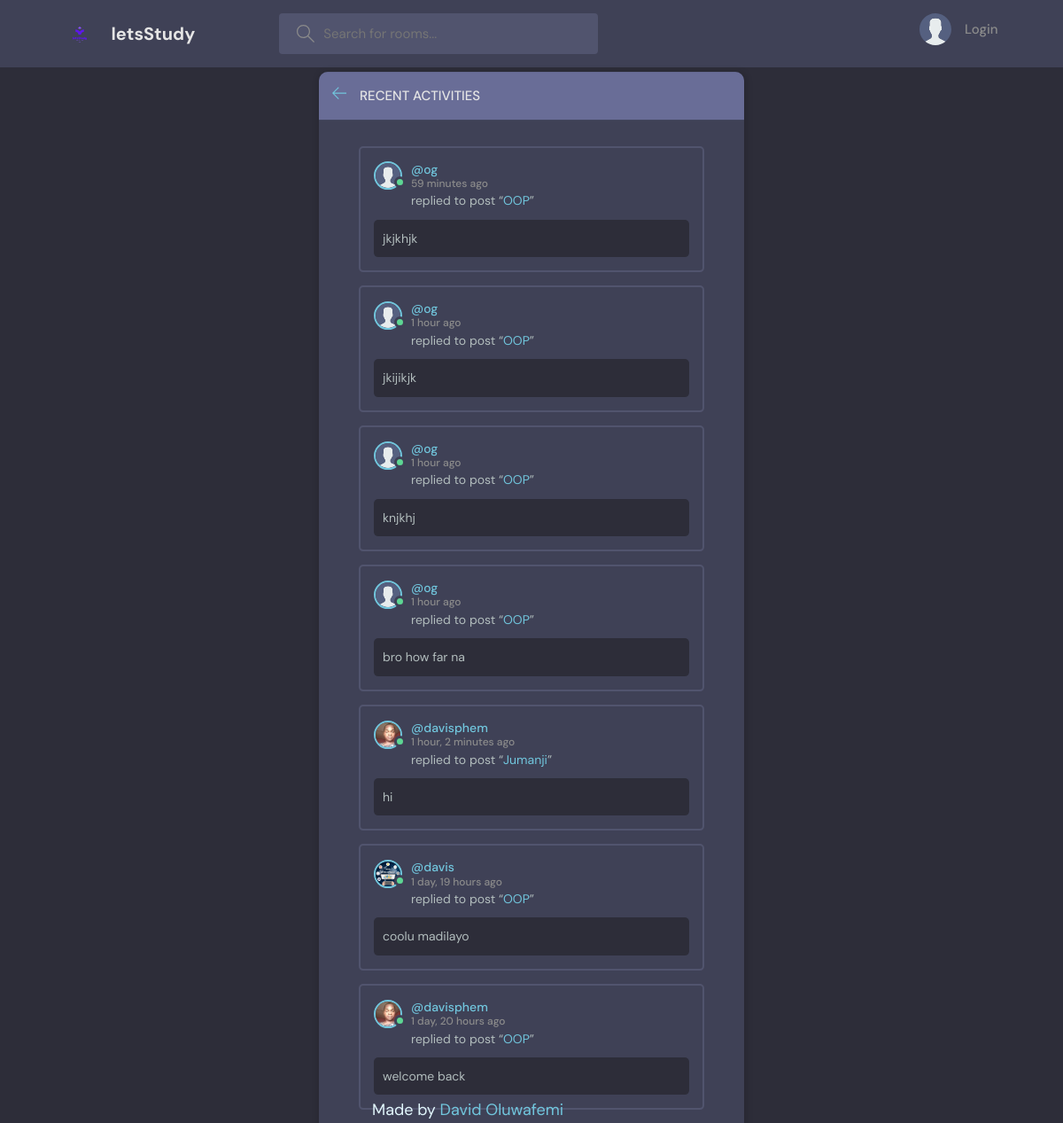
The page /activities on the database as committed earlier.
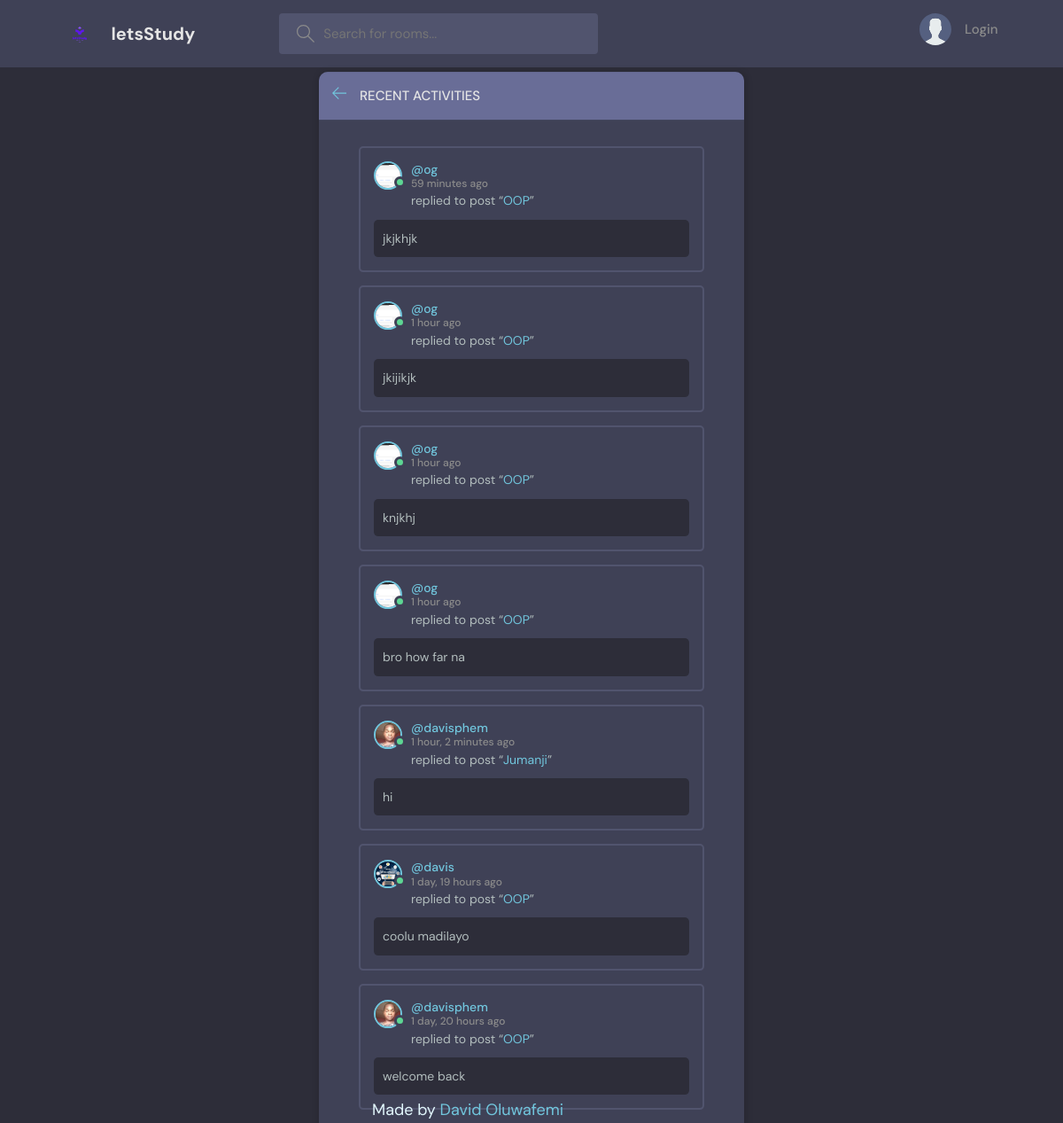
The same page on the database as committed later.
### main/models.py (models this page shows, shortened)
class Message(models.Model):
    user = models.ForeignKey(User, on_delete=models.CASCADE)
    room = models.ForeignKey(Room, on_delete=models.CASCADE)
    body = models.TextField()
    updated = models.DateTimeField(auto_now=True)  # saves everytime
    created = models.DateTimeField(auto_now_add=True)  # once on creation
    class Meta:
        ordering = ["-updated", "-created"]
    def __str__(self):
        elipsis = ""
        if len(self.body) > 50:
            elipsis = "..."
        return f"{self.body[:50]}{elipsis}"

class User(AbstractUser):
    name = models.CharField(max_length=200, null=True)
    email = models.EmailField(unique=True, null=True)
    bio = models.TextField(null=True)
    avatar = models.ImageField(null=True, default="avatar.svg")
    USERNAME_FIELD = "email"
    REQUIRED_FIELDS = []
    def __str__(self):
        return self.username

class Room(models.Model):
    host = models.ForeignKey(User, on_delete=models.SET_NULL, null=True)
    topic = models.ForeignKey("Topic", on_delete=models.SET_NULL, null=True)
    name = models.CharField(max_length=200)
    description = models.TextField(null=True, blank=True)
    participants = models.ManyToManyField(User, related_name="participants", blank=True)
    updated = models.DateTimeField(auto_now=True)  # saves everytime
    created = models.DateTimeField(auto_now_add=True)  # once on creation
    class Meta:
        ordering = ["-updated", "-created"]

### main/views.py (the view)
# urls.py: path("activities", views.activities_page, name="activities"),
def activities_page(request):
    chats = Message.objects.all()
    context = {"chats": chats}
    return render(request, "main/activities.html", context)

### main/templates/main/activities.html (shortened to what this page needs)
{% extends 'base.html' %} {% block content %}
<main class="layout">
  <div class="container">
    <div class="layout__box">
      <div class="layout__boxHeader">
        <div class="layout__boxTitle">
          <a href="{{ request.META.HTTP_REFERER }}">
            <svg
              version="1.1"
              xmlns="http://www.w3.org/2000/svg"
              width="32"
              height="32"
              viewBox="0 0 32 32"
            >
              <title>arrow-left</title>
              <path
                d="M13.723 2.286l-13.723 13.714 13.719 13.714 1.616-1.611-10.96-10.96h27.625v-2.286h-27.625l10.965-10.965-1.616-1.607z"
              ></path>
            </svg>
          </a>
          <h3>Recent Activities</h3>
        </div>
      </div>
      <div class="activities-page layout__body">
        {% for chat in chats %}
        <div class="activities__box">
          <div class="activities__boxHeader roomListRoom__header">
            <a
              href="{% url 'user-profile' chat.user.id %}"
              class="roomListRoom__author"
            >
              <div class="avatar avatar--small active">
                <img src="{{ chat.user.avatar.url }}" />
              </div>
              <p>
                @{{chat.user}}
                <span>{{chat.created|timesince}} ago</span>
              </p>
            </a>
          </div>
          <div class="activities__boxContent">
            <p>
              replied to post “<a href="{% url 'room' chat.room.id %}"
                >{{chat.room.name}}</a
              >”
            </p>
            <div class="activities__boxRoomContent">{{chat}}</div>
          </div>
        </div>
        {% endfor %}
      </div>
    </div>
  </div>
</main>
{% endblock %}

Rows that differ between the two databases and show on the page:
changed through a linked row, Message "jkjkhjk": user.avatar: picture added in place of a placeholder
changed through a linked row, Message "jkijikjk": user.avatar: picture added in place of a placeholder
changed through a linked row, Message "knjkhj": user.avatar: picture added in place of a placeholder
changed through a linked row, Message "bro how far na": user.avatar: picture added in place of a placeholder
